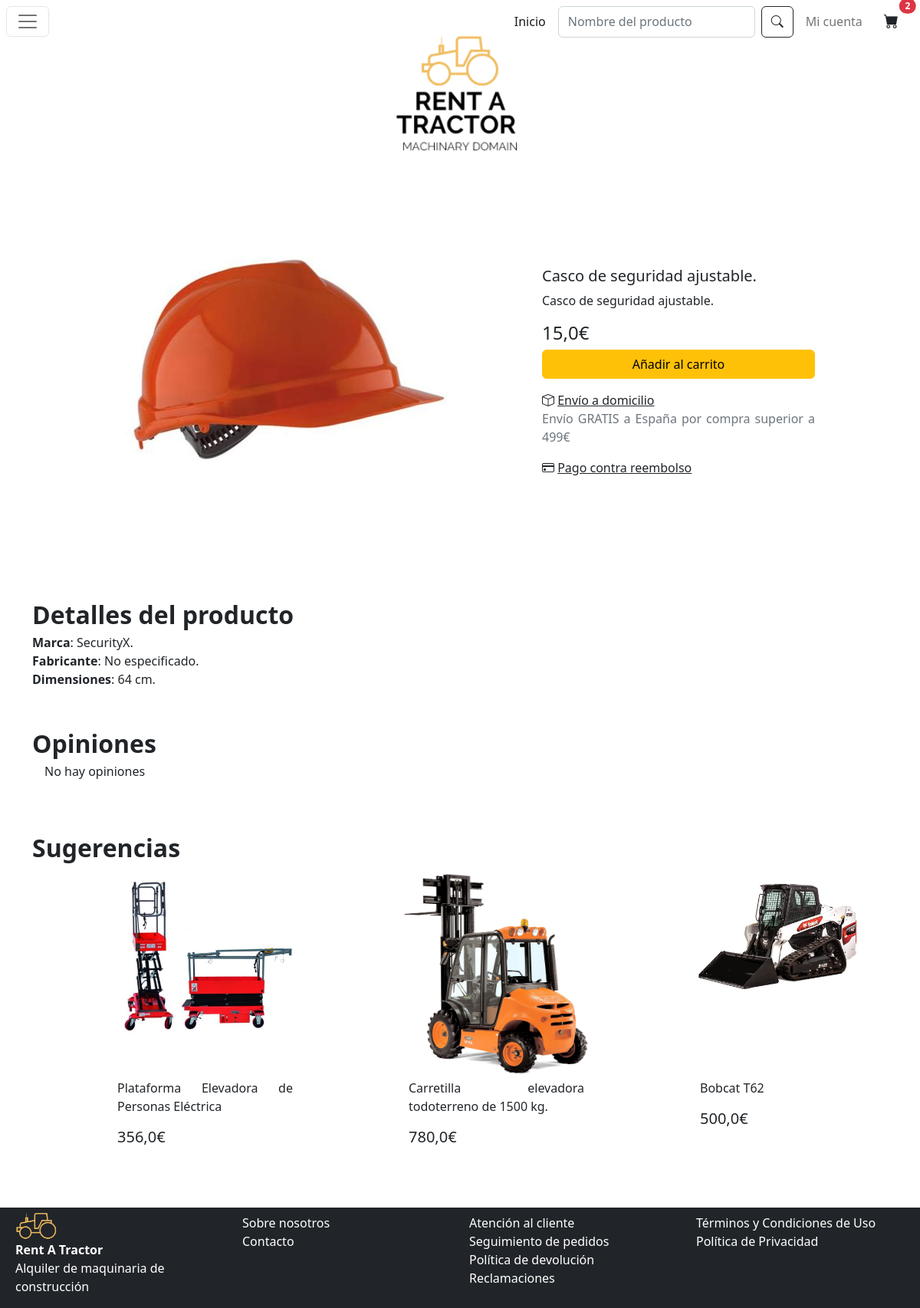
/producto/30, run on an earlier commit of the app's database.
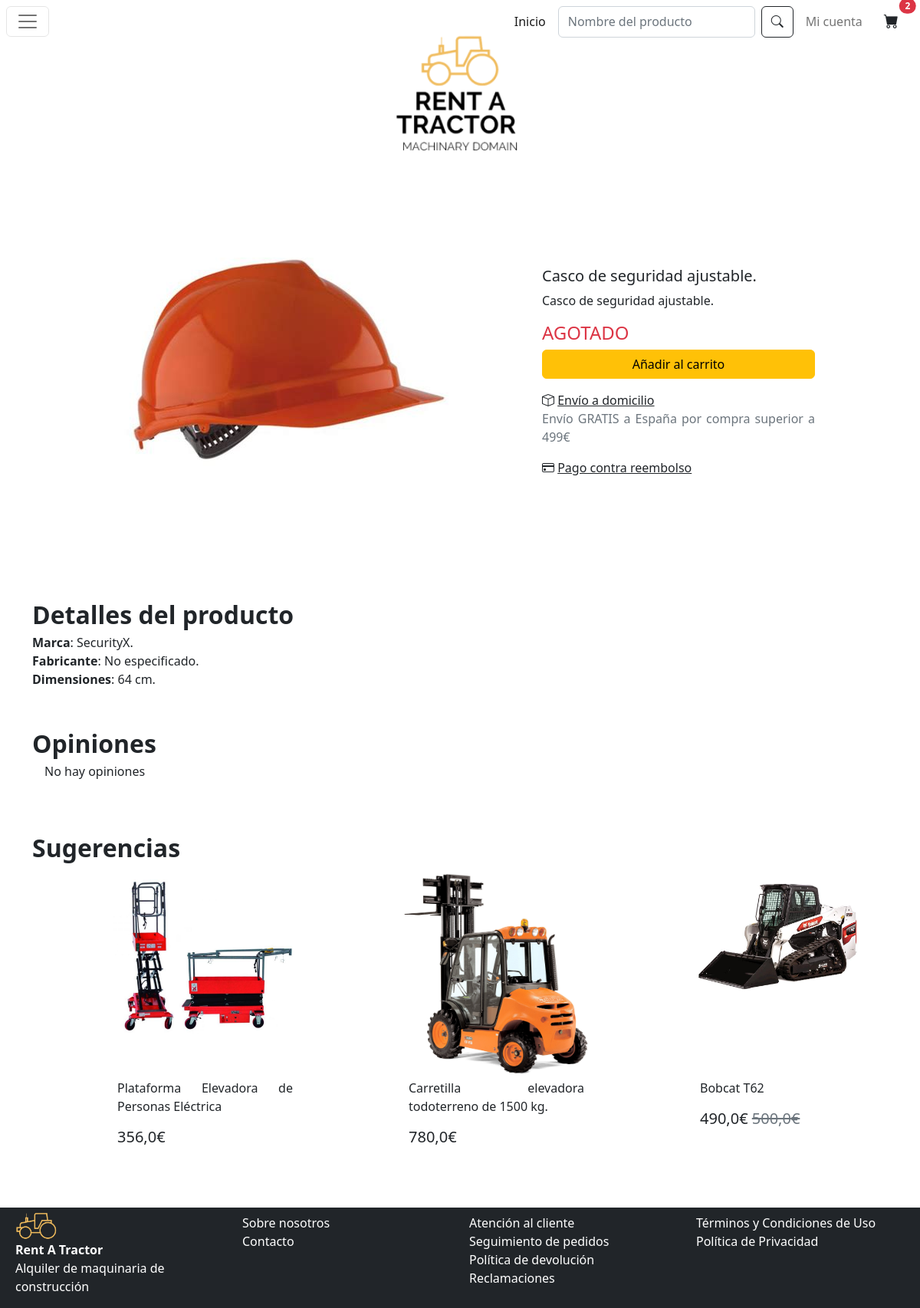
And on a later commit of the database.
### app/models.py (models this page shows)
class Maquina(models.Model):
    id = models.IntegerField(primary_key=True)
    nombre = models.CharField(max_length=64)
    descripcion = models.CharField(max_length=256)
    precio = models.FloatField()
    stock = models.IntegerField()
    marca = models.CharField(max_length=64)
    fabricante = models.CharField(max_length=64)
    dimensiones = models.CharField(max_length=256)
    imagen = models.CharField(max_length=256)
    tipo_maquina = models.CharField(choices=TipoMaquina.choices(), default=TipoMaquina.varios, max_length=256)
    descuento = models.FloatField(default=0.0)
    sugerido = models.BooleanField(default=False)

### app/views.py (the view)
# urls.py: path('producto/<int:id>',views.producto),
def producto(request, id):
    producto = Maquina.objects.get(id=id)
    opiniones = Opinion.objects.filter(maquina__id=id)
    print(opiniones)
    sugerencias = Maquina.objects.filter(tipo_maquina__icontains=producto.tipo_maquina).exclude(id=id).order_by('?')[:3]
    cesta = EnCesta.objects.filter(cliente__id = 1)
    formulario = SearchForm()
    if request.method == 'POST':
        formulario = SearchForm(request.POST)
        if formulario.is_valid():
            request.session['search'] = formulario.cleaned_data['search']
            return redirect('/catalogo/Resultados de: ' + request.session['search'])
    return render(request, 'producto.html', {'producto': producto, 'sugerencias': sugerencias, 'opiniones': opiniones, 'cesta': cesta, 'formulario': formulario, 'STATIC_URL':settings.STATIC_URL})

### app/forms.py
class SearchForm(forms.Form):
    search = forms.CharField(widget=forms.TextInput(attrs={"class":"form-control me-2", "placeholder": "Nombre del producto"}), label=False, required=False)

### app/templatetags/custom_template_tags.py (called while the page is built)
@register.filter(name='subtract')
def subtract(value, arg):
    return value - arg

### app/templates/producto.html (shortened to what this page needs)
{% extends 'master.html' %} {% block contenido %}
{% load custom_template_tags %}
<div class="row justify-content-center">
    <div class="col-md-6">
        <img src="../../media/{{producto.imagen}}" class="img-fluid" alt={{nombre}}>
    </div>
    <div class="col-md-4 my-auto">
        <h5>{{producto.nombre}}</h5>
        <p>{{producto.descripcion}}</p>
        <h4><span>
            {% if producto.stock != 0 %}
                {{producto.precio|subtract:producto.descuento}}€
            {% endif %}
            <span class="text-danger">
                {% if producto.stock == 0 %}
                    AGOTADO
                {% endif %}
            </span>
        </span></h4>
        <button class="btn btn-warning w-100" onclick="alert('Producto añadido al carrito')">Añadir al carrito</button>
        <p class="mt-3 mb-0"><i class="bi bi-box"></i> <span class="text-decoration-underline">Envío a domicilio</span></p>
        <p class="text-muted">Envío GRATIS a España por compra superior a 499€</p>
        <p class="mt-3"><i class="bi bi-credit-card"></i> <span class="text-decoration-underline">Pago contra
                reembolso</span></p>
    </div>
</div>
<div class="row mt-5">
    <div class="col-md">
        <strong style="font-size: xx-large;">Detalles del producto</strong><br />
        <span><strong>Marca</strong>: {{producto.marca}} </span><br />
        <span><strong>Fabricante</strong>: {{producto.fabricante}}</span> <br />
        <span><strong>Dimensiones</strong>: {{producto.dimensiones}}</span> <br />
    </div>
</div>
<div class="row mt-5">
    <div class="col-md">
        <strong style="font-size: xx-large;">Opiniones</strong><br />
        <dl>
            {% if opiniones|length == 0 %}
                <dd class="ms-3">No hay opiniones</dd>
            {% endif %}
        </dl>
    </div>
</div>
<div class="row mt-5">
    <strong style="font-size: xx-large;">Sugerencias</strong>
    {% for sugerencia in sugerencias %}
    <div class="col-md-3 offset-md-1">
        <div class="card border-0">
            <div style="width: 100%;
            height: 0;
            padding-bottom: 100%;">
                <img src="../../media/{{sugerencia.imagen}}" role="button" class="card-img-top" alt="{{sugerencia.nombre}}" onclick="location.href='/producto/{{sugerencia.id}}'">
            </div>
            <div class="card-body">
                <p class="card-text">{{sugerencia.nombre}}</p>
                <h5 class="card-title"><span>
                    {% if sugerencia.stock != 0 %}
                        {{sugerencia.precio|subtract:sugerencia.descuento}}€
                    {% endif %}
                    <span class="text-muted text-decoration-line-through">
                        {% if sugerencia.descuento != 0 %}
                            {{sugerencia.precio}}€
                        {% endif %}
                    </span>
                </span></h5>
            </div>
          </div>
    </div>
    {% endfor %}
</div>
{% endblock %}

What changed in the data, as far as the page shows it:
changed Maquina "Casco de seguridad ajustable.": precio|subtract "15,0" → (not shown)
changed Maquina "Bobcat T62": precio|subtract "500,0" → "490,0"; precio (not shown) → "500,0"; descuento 0 → 10 (drawn)
Also different on the page:
text now shown: "AGOTADO"
